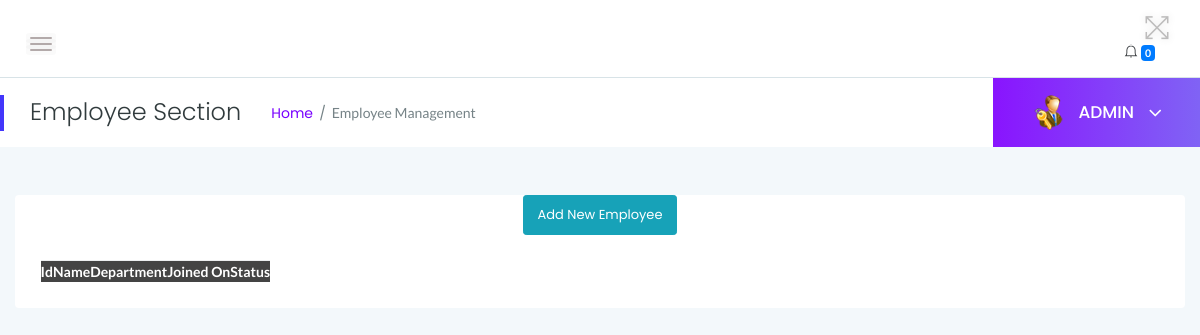
The page /myadmin/employees/ (signed in) on the database as committed earlier.
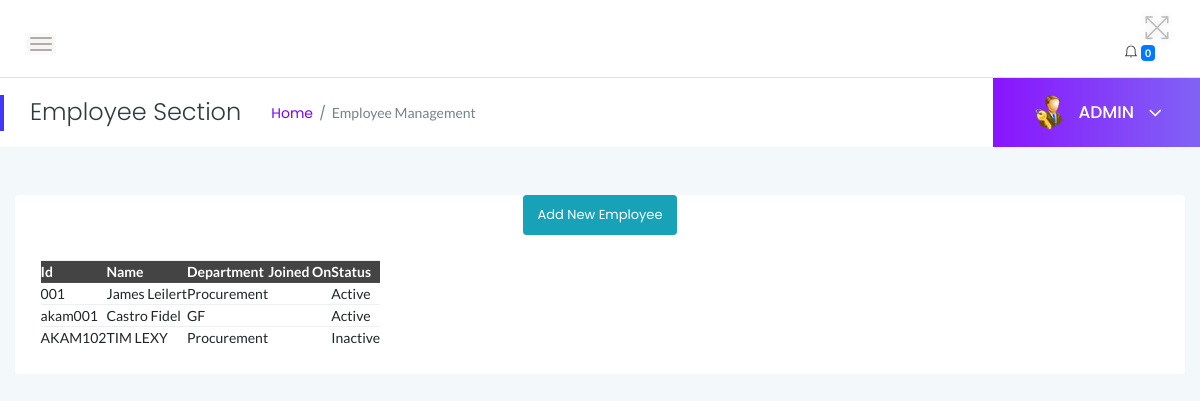
The same page on the database as committed later.
### myadmin/models.py (models this page shows, shortened)
class Employee(models.Model):
    user = models.OneToOneField(User, on_delete=models.CASCADE, default=None)
    empcode = models.CharField(max_length=10, primary_key=True)
    firstName = models.CharField(max_length=100)
    lastName = models.CharField(max_length=100)
    email = models.EmailField()
    password = models.CharField(max_length=255)
    employee_type = models.CharField(
        max_length=10,
        choices=UN_CHOICES,
        default='Non-Union'
    )
    gender = models.CharField(
        max_length=10,
        choices=GENDER_CHOICES,
        default='Male'
    )
    dob = models.DateField(auto_now_add=True)
    department = models.ForeignKey(Department, on_delete=models.CASCADE)
    address = models.CharField(max_length=255, default="80100")
    city = models.CharField(max_length=100, default="Mombasa")
    country = models.CharField(max_length=100)
    mobileno = models.CharField(max_length=10)
    status = models.CharField(
        max_length=10,
        choices=EMP_CHOICES,
        default='Active'
    )
    CreationDate = models.DateField(auto_now_add=True)

class Department(models.Model):
    department_name = models.CharField(max_length=255)
    department_shortname = models.CharField(max_length=50)
    department_code = models.CharField(max_length=10)
    CreationDate = models.DateField(auto_now_add=True)
    def __str__(self):
        return self.department_name

### myadmin/views.py (the view)
# urls.py: path('employees/', views.employees, name='employees'),
@login_required
def employees(request):
    if not request.user.is_authenticated:
        return redirect('admin_login')  # Redirect to the appropriate URL
    msg = None
    if request.method == 'GET':
        if 'inid' in request.GET:
            id = request.GET.get('inid')
            status = "Inactive"
            employee = Employee.objects.get(id=id)
            employee.Status = status
            employee.save()
            return redirect('employees')
        if 'id' in request.GET:
            id = request.GET.get('id')
            status = "Active"
            employee = Employee.objects.get(id=id)
            employee.Status = status
            employee.save()
            return redirect('employees')
    employees = Employee.objects.all()
    context = {
        'employees': employees,
        'msg': msg
    }
    return render(request, 'admin/employees.html', context)

### myadmin/templates/admin/employees.html (shortened to what this page needs)
{% load static %}
<!Doctype html>
<html class="no-js" lang="en">
<head>
    <link rel="stylesheet" href="{% static 'css/bootstrap.min.css' %}">
    <link rel="stylesheet" href="{% static 'css/font-awesome.min.css' %}">
    <link rel="stylesheet" href="{% static 'css/themify-icons.css' %}">
    <link rel="stylesheet" href="{% static 'css/metisMenu.css' %}">
    <link rel="stylesheet" href="{% static 'css/owl.carousel.min.css' %}">
    <link rel="stylesheet" href="{% static 'css/slicknav.min.css' %}">
    <link rel="stylesheet" href="https://www.amcharts.com/lib/3/plugins/export/export.css" type="text/css" media="all" />
    <link rel="stylesheet" type="text/css" href="https://cdn.datatables.net/1.10.19/css/jquery.dataTables.css">
    <link rel="stylesheet" type="text/css" href="https://cdn.datatables.net/1.10.18/css/dataTables.bootstrap4.min.css">
    <link rel="stylesheet" type="text/css" href="https://cdn.datatables.net/responsive/2.2.3/css/responsive.bootstrap.min.css">
    <link rel="stylesheet" type="text/css" href="https://cdn.datatables.net/responsive/2.2.3/css/responsive.jqueryui.min.css">
    <link rel="stylesheet" href="{% static 'css/typography.css' %}">
    <link rel="stylesheet" href="{% static 'css/default-css.css' %}">
    <link rel="stylesheet" href="{% static 'css/styles.css' %}">
    <link rel="stylesheet" href="{% static 'css/responsive.css' %}">
</head>
<body>
<div class="page-container">
    <div class="main-content">
        <div class="header-area">
            <div class="row align-items-center">
                <div class="col-md-6 col-sm-8 clearfix">
                    <div class="nav-btn pull-left">
                        <span></span>
                        <span></span>
                        <span></span>
                    </div>
                </div>
                <div class="col-md-6 col-sm-4 clearfix">
                    <ul class="notification-area pull-right">
                        <li id="full-view"><i class="ti-fullscreen"></i></li>
                        {% include 'admin/admin-notification.html' %}
                    </ul>
                </div>
            </div>
        </div>
        <div class="page-title-area">
            <div class="row align-items-center">
                <div class="col-sm-6">
                    <div class="breadcrumbs-area clearfix">
                        <h4 class="page-title pull-left">Employee Section</h4>
                        <ul class="breadcrumbs pull-left">
                            <li><a href="{% url 'myadmin:dashboard' %}">Home</a></li>
                            <li><span>Employee Management</span></li>
                        </ul>
                    </div>
                </div>
                <div class="col-sm-6 clearfix">
                    <div class="user-profile pull-right">
                        <img class="avatar user-thumb" src="{% static 'images/admin.png' %}" alt="avatar">
                        <h4 class="user-name dropdown-toggle" data-toggle="dropdown">ADMIN <i class="fa fa-angle-down"></i></h4>
                    </div>
                </div>
            </div>
        </div>
        <div class="main-content-inner">
            <div class="row">
                <div class="col-12 mt-5">
                    <div class="card">
 <center><a href="{% url 'myadmin:add_employee' %}" class="btn btn-sm btn-info">Add New Employee</a></center>
                        <div class="card-body">
                            <div class="data-tables datatable-dark">
    <table>
        <thead>
            <tr>
                <th>Id</th>
                <th>Name</th>
                <th>Department</th>
                <th>Joined On</th>
                <th>Status</th>
            </tr>
        </thead>
        <tbody>
            {% for employee in employees %}
            <tr>
                <td>{{ employee.empcode }}</td>
                <td>{{ employee.firstName }} {{ employee.lastName }}</td>
                <td>{{ employee.department }}</td>
                <td>{{ employee.PostingDate }}</td>
                <td>{{ employee.status }}</td>
            </tr>
            {% endfor %}
        </tbody>
    </table>
                            </div>
  </div>
                    </div>
                </div>
            </div>
        </div>
                </div>
</body>
</html>

### myadmin/templates/admin/admin-sidebar.html (shortened to what this page needs)
{% load static %}

### myadmin/templates/admin/admin-notification.html (shortened to what this page needs)
<div class="notification-dropdown">
    <div class="notification-btn">
        <i class="ti-bell"></i>
        <span class="badge badge-primary">{{ notifications|length }}</span>
    </div>
</div>

Rows that differ between the two databases and show on the page:
added Employee: empcode "001", firstName "James", lastName "Leilert", department "Procurement", status "Active"
added Employee: empcode "akam001", firstName "Castro", lastName "Fidel", department "GF", status "Active"
added Employee: empcode "AKAM102", firstName "TIM", lastName "LEXY", department "Procurement", status "Inactive"
